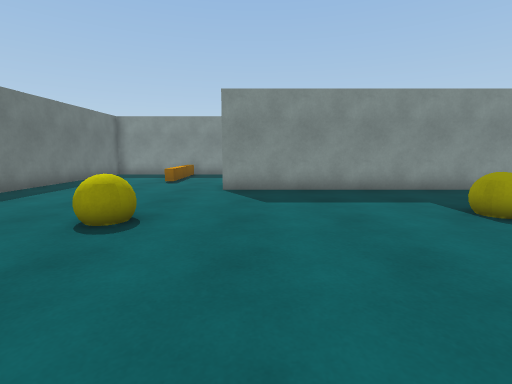
view 1 (above)

24 first-person views from a walk through a Unity game level. The camera is 1.2 m above the floor, tilts 8° down and sees 85° across. The floor is counted in squares, 1 m on a side. Each view is taken from the middle of a square. On the plan, view 1 faces up. The plan holds only what a view shows up to about 13 squares ahead; the rest is blank. The player is left out.

view 2
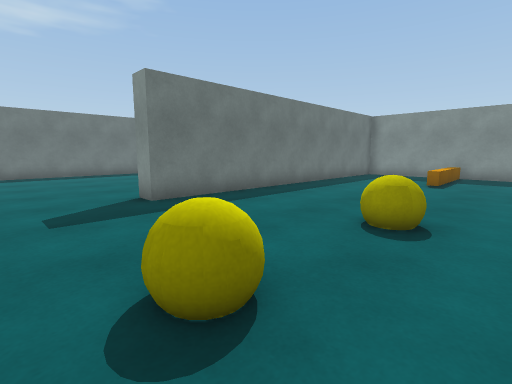

view 3
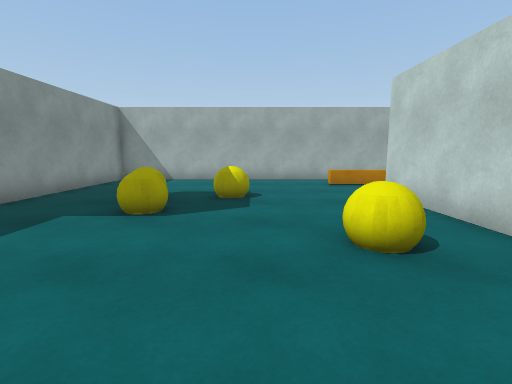

view 4
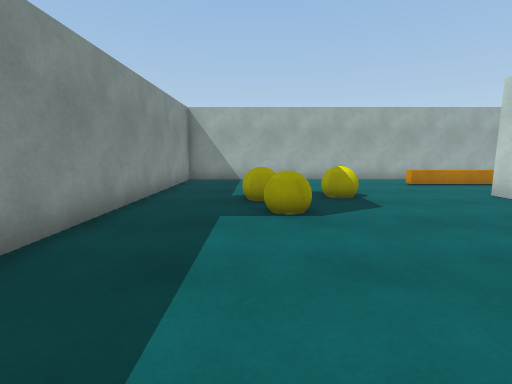

view 5
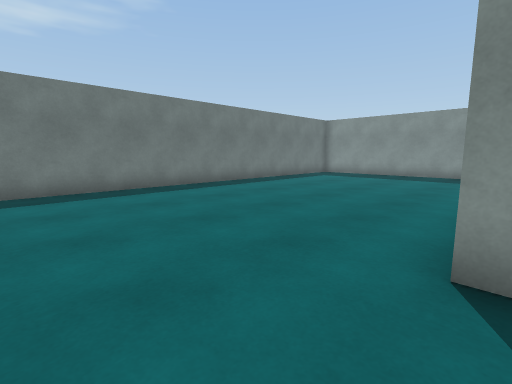

view 6
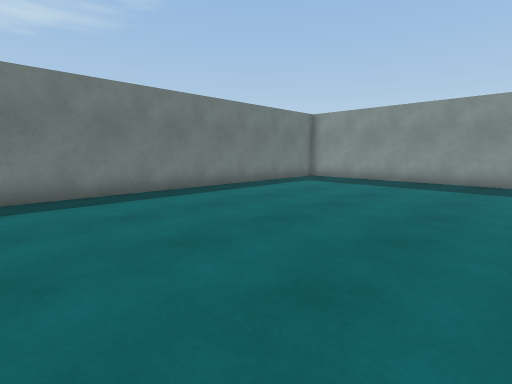

view 7
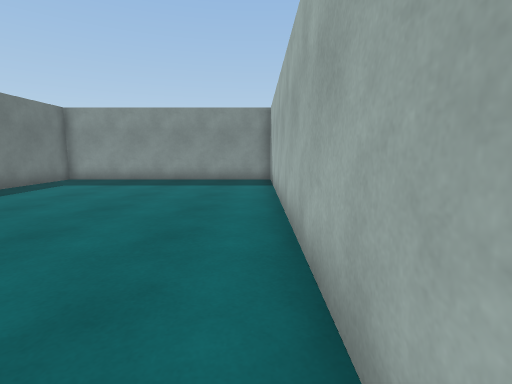

view 8
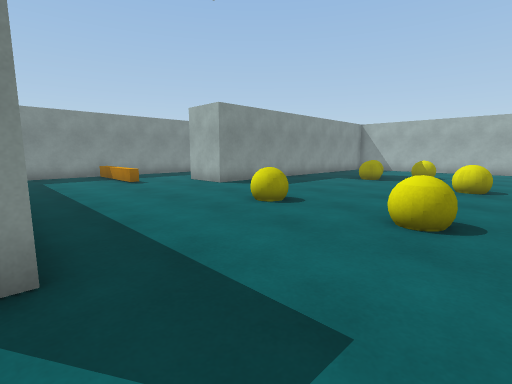

view 9
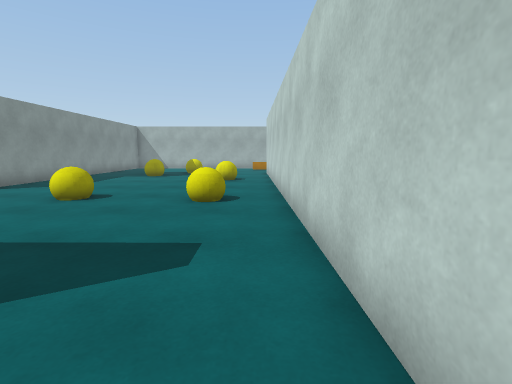

view 10
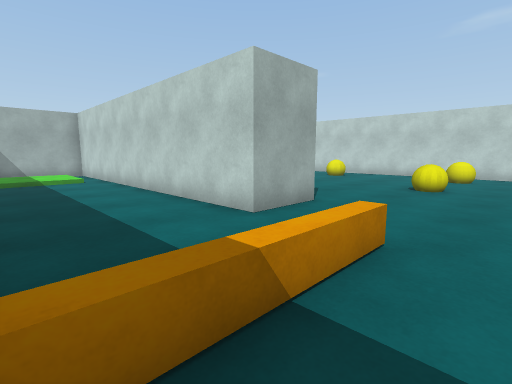

view 11
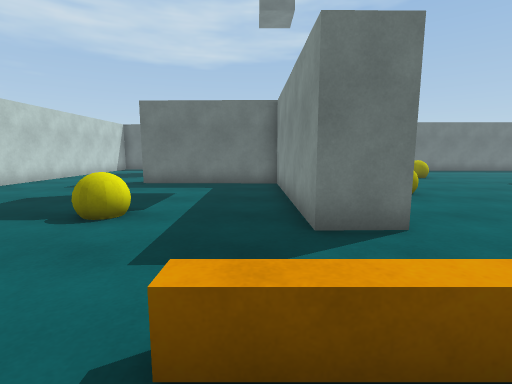

view 12
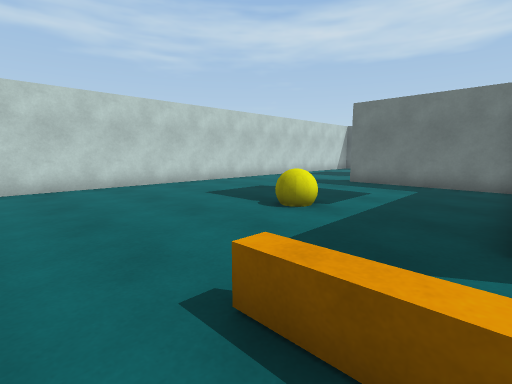

view 13
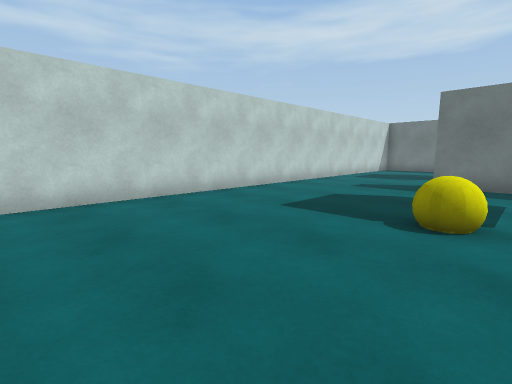

view 14
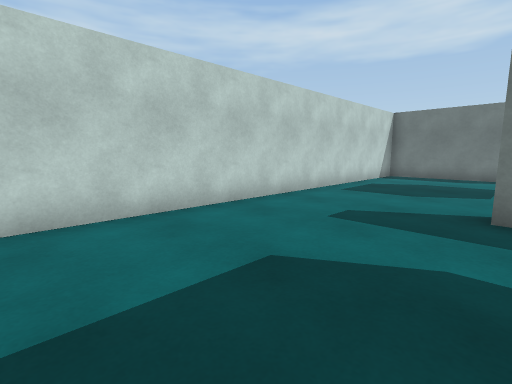

view 15
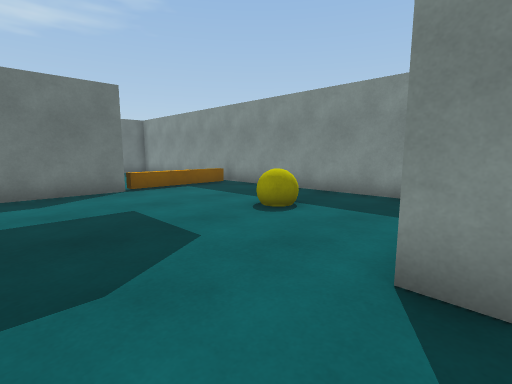

view 16
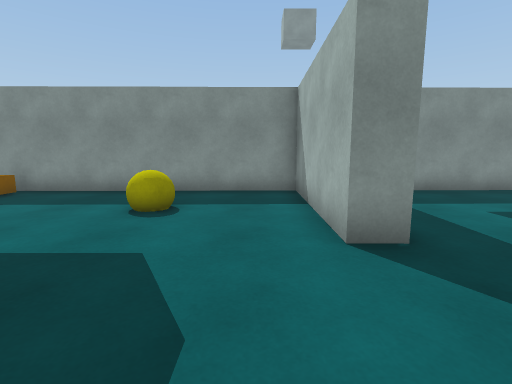

view 17
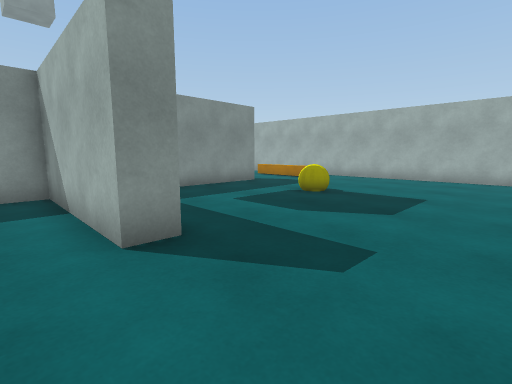

view 18
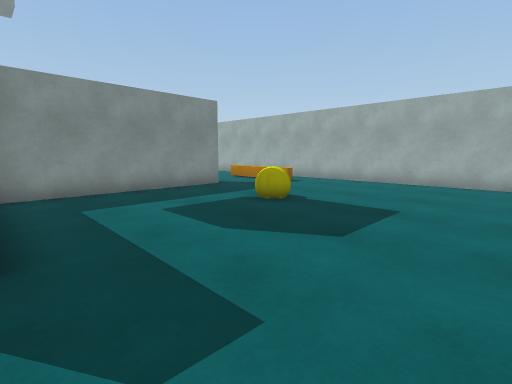

view 19
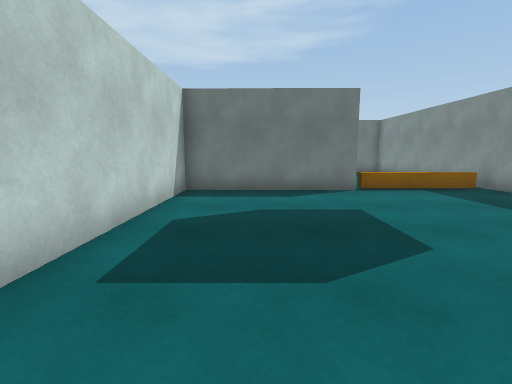

view 20
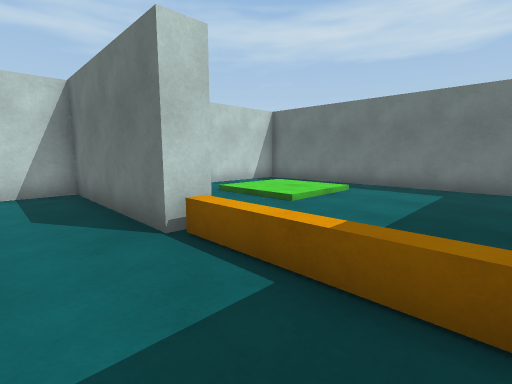

view 21
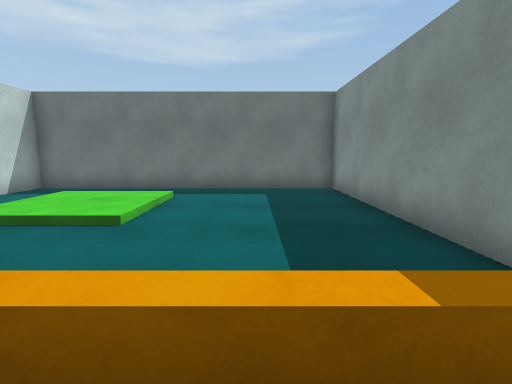

view 22
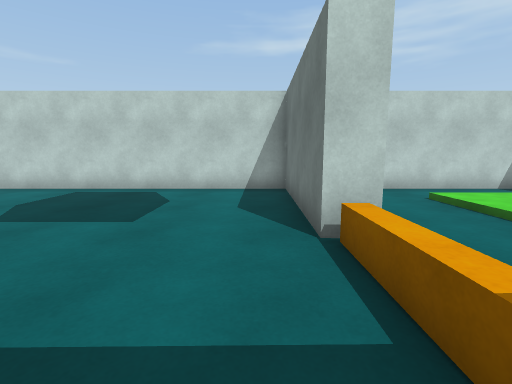

view 23
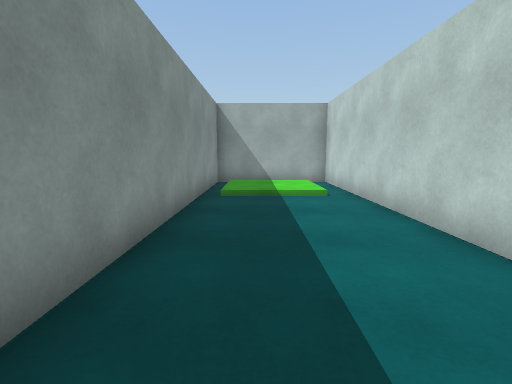

view 24
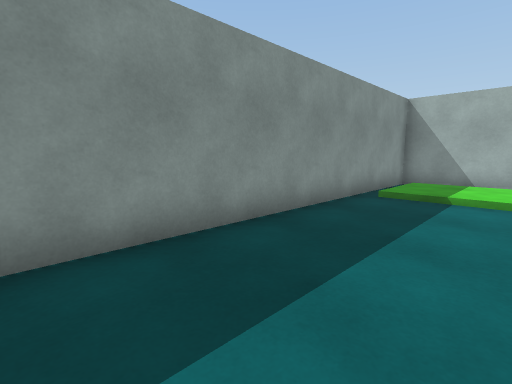

### Floor plan
Ten units are one square. View 1 is at (0, 0); x grows to the right and y downward. Boxes are objects, and circles mark ways between rooms. Rooms are numbered by the first view taken in them; rooms with no view inside come last. Other rooms are left out.
<svg viewBox="-179 -161 299 289">
<path fill="none" stroke="#000" d="M-85 -34 -84 -151M-76 -132 -77 -30 -85 -30M-93 8 68 6M-36 -156 -65 -156M-83 -156 -174 -156 -174 -4M115 -5 115 -90 -11 -90 -11 -111M-37 -115 -37 -151M68 6 68 21 1 22 0 74 -8 74 -7 22 -84 23M115 105 115 -5M-89 68 -90 123 107 123M94 35 94 -2M97 16 97 36M-91 30 -91 66M-16 -156 -36 -156M-11 -111 115 -111 115 -156 0 -156M-33 -151 -33 -115M-84 23 -174 24 -174 123 -123 123"/>
<rect x="-35" y="-25" width="10" height="20" fill="#bbb"><title>yellow ball</title></rect>
<rect x="-35" y="-55" width="20" height="10" fill="#bbb"><title>yellow ball</title></rect>
<rect x="15" y="-25" width="20" height="20" fill="#bbb"><title>yellow ball</title></rect>
<rect x="35" y="-65" width="20" height="20" fill="#bbb"><title>yellow ball</title></rect>
<rect x="55" y="-45" width="20" height="20" fill="#bbb"><title>yellow ball</title></rect>
<rect x="55" y="-65" width="20" height="10" fill="#bbb"><title>yellow ball</title></rect>
<rect x="-55" y="45" width="20" height="10" fill="#bbb"><title>yellow ball</title></rect>
<rect x="45" y="55" width="20" height="10" fill="#bbb"><title>yellow ball</title></rect>
<circle cx="110" cy="0" r="3" fill="#2a7"/>
<circle cx="80" cy="15" r="3" fill="#2a7"/>
<circle cx="-20" cy="-110" r="3" fill="#2a7"/>
<circle cx="-95" cy="30" r="3" fill="#2a7"/>
<text x="-50" y="-60">1</text>
<text x="20" y="70">2</text>
<text x="40" y="-140">3</text>
<text x="-130" y="70">4</text>
</svg>
Room 1 opens to room 2. Room 1 opens to room 3. Room 2 opens to room 4.

Where each view was taken, in squares from view 1:
view 1: 0 up, 0 right, facing up
view 2: 0 up, 1 left, facing up-left
view 3: 3 up, 1 left, facing right
view 4: 6 up, 1 left, facing right
view 5: 0 up, 8 left, facing up-left
view 6: 3 up, 9 left, facing up-left
view 7: 3 up, 9 left, facing up
view 8: 0 up, 8 left, facing up-right
view 9: 0 up, 10 left, facing right
view 10: 15 up, 5 left, facing down-right
view 11: 3 down, 11 right, facing left
view 12: 2 down, 11 right, facing down-left
view 13: 5 down, 11 right, facing down-left
view 14: 7 down, 6 right, facing down-left
view 15: 10 down, 0 right, facing up-left
view 16: 11 down, 2 left, facing up
view 17: 11 down, 2 left, facing up-right
view 18: 11 down, 0 right, facing up-right
view 19: 10 down, 0 right, facing left
view 20: 3 down, 7 left, facing down-left
view 21: 5 down, 8 left, facing left
view 22: 3 down, 8 left, facing down
view 23: 14 up, 0 right, facing right
view 24: 12 up, 0 right, facing up-right
